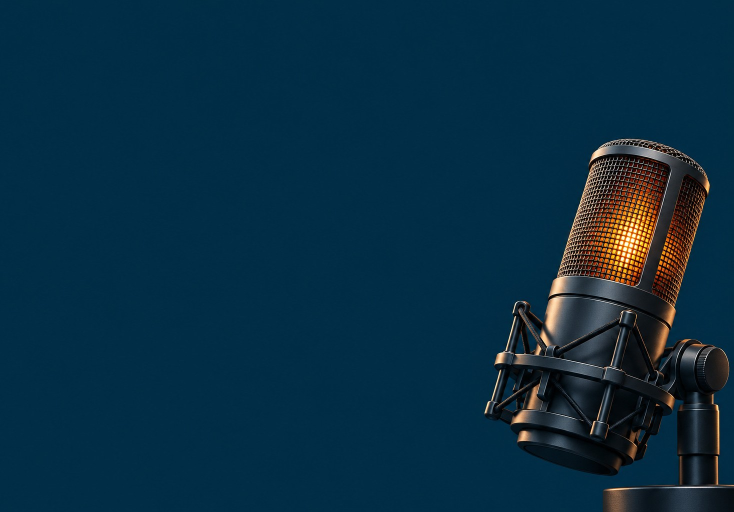
#> input picture archive/decks/examples/media/ai_voice_agents.jpg, 1467 x 1024 px (shown at 1/2 size)
$ python page_lift.py ../../archive/decks/examples/media/ai_voice_agents.jpg out.png
#> lines starting #> are read from the running program, lines starting #| are printed output that depends on the picture; after the words box and inside, x2 and y2 are one past the last pixel; in counts of white or black regions, pixels touching at a corner belong together
"""Usage: python3 page_lift.py in.png out.webp [--w 2400 --h 1680 --blur 20 --distance 30 --curve 50 --intensity 50 --quality 92]"""
import argparse
from PIL import Image, ImageDraw, ImageFilter

def page_lift(src, W=2400, H=1680, blur=20, distance=30, curve=50, intensity=50, ss=2):
    k = W / 1000 * ss
    CW, CH = W*ss, H*ss
    d = distance * k * 0.6
    b = blur * k * 0.5
    margin_bottom = d + b*1.6
    sh = int(CH - margin_bottom - 30*ss)
    img = Image.open(src).convert("RGBA")
    sw = int(sh * img.width / img.height)
    x0, y0 = (CW - sw)//2, int(30*ss*0.6)
    slide = img.resize((sw, sh), Image.LANCZOS)
    sag = d * (curve/50)
    inset = sw * 0.02
    pts = [(x0+inset, y0+sh-d)]
    n = 60
    for i in range(n+1):
        t = i/n
        pts.append((x0+inset + t*(sw-2*inset), y0 + sh + d*0.25 + sag*(1-(2*t-1)**2)))
    pts.append((x0+sw-inset, y0+sh-d))
    mask = Image.new("L", (CW, CH), 0)
    ImageDraw.Draw(mask).polygon(pts, fill=int(255*intensity/100))
    mask = mask.filter(ImageFilter.GaussianBlur(b))
    canvas = Image.new("RGBA", (CW, CH), (0, 0, 0, 0))
    canvas.putalpha(mask)
    canvas.alpha_composite(slide, (x0, y0))
    return canvas.resize((W, H), Image.LANCZOS)

if __name__ == "__main__":
    p = argparse.ArgumentParser()
    p.add_argument("src"); p.add_argument("dst")
    for a, v in [("w",2400),("h",1680),("blur",20),("distance",30),("curve",50),("intensity",50)]:
        p.add_argument(f"--{a}", type=int, default=v)
    p.add_argument("--quality", type=int, default=92)
    a = p.parse_args()
    out = page_lift(a.src, a.w, a.h, a.blur, a.distance, a.curve, a.intensity)
#> in page_lift, `mask = Image.new("L", (CW, CH), 0)`: mask: PIL image 4800x3360 L; every value is 0
#> in page_lift, `ImageDraw.Draw(mask).polygon(pts, fill=int(255*intensity/100))`:
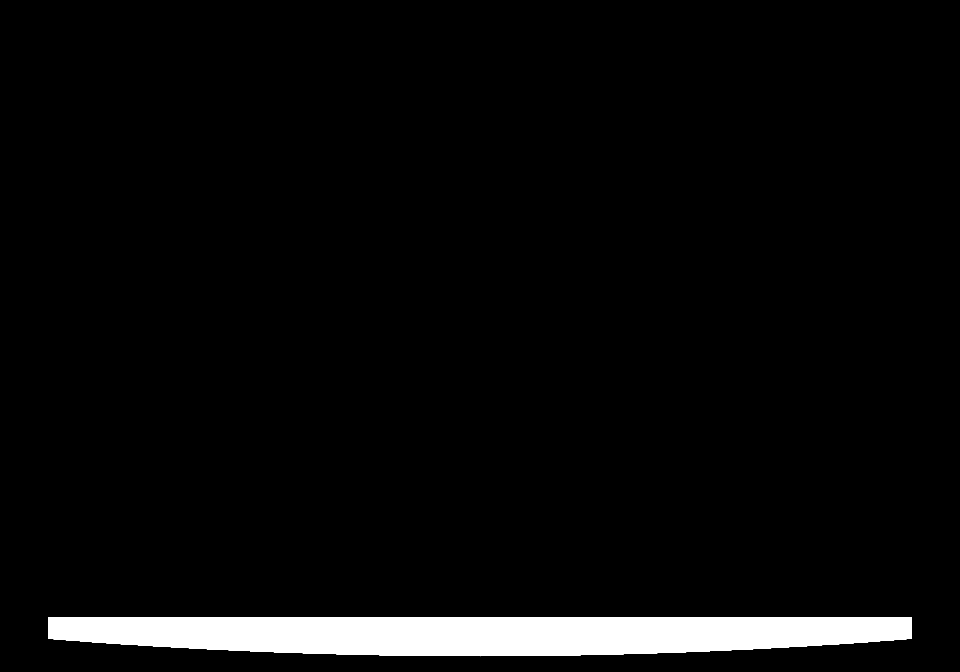
#> mask: PIL image 4800x3360 L (shown at 1/5 size); values 0 (black) and 127 (white), 4.4% white; 1 white region, box (x1, y1, x2, y2) and area: (243, 3085, 4557, 3281) 717337
#> in page_lift, `mask = mask.filter(ImageFilter.GaussianBlur(b))`:
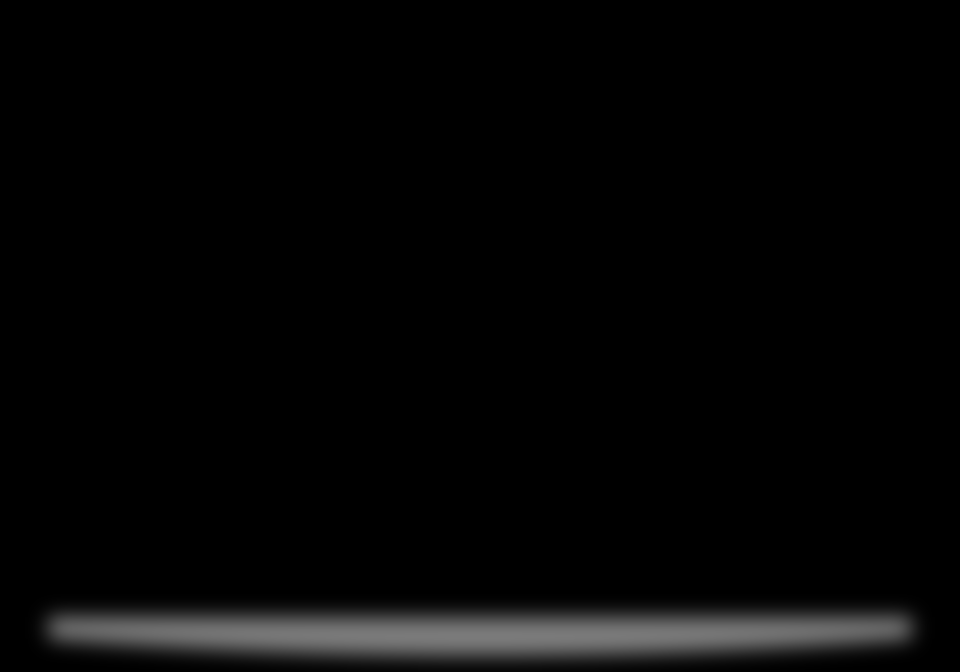
#> mask: PIL image 4800x3360 L (shown at 1/5 size); min 0, max 122, mean 5.6
#> in page_lift, `canvas = Image.new("RGBA", (CW, CH), (0, 0, 0, 0))`: canvas: PIL image 4800x3360 RGBA; every value is 0
#> in page_lift, `canvas.putalpha(mask)`:
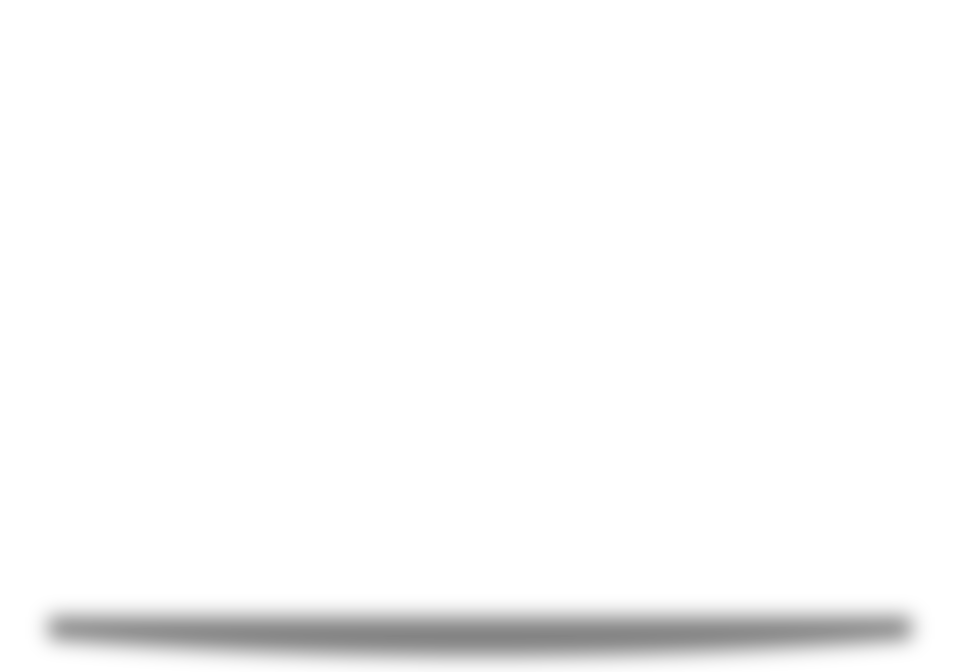
#> canvas: PIL image 4800x3360 RGBA (shown at 1/5 size); mean R, G, B, A 0, 0, 0, 5.6; transparent parts drawn white
#> in page_lift, `canvas.alpha_composite(slide, (x0, y0))`:
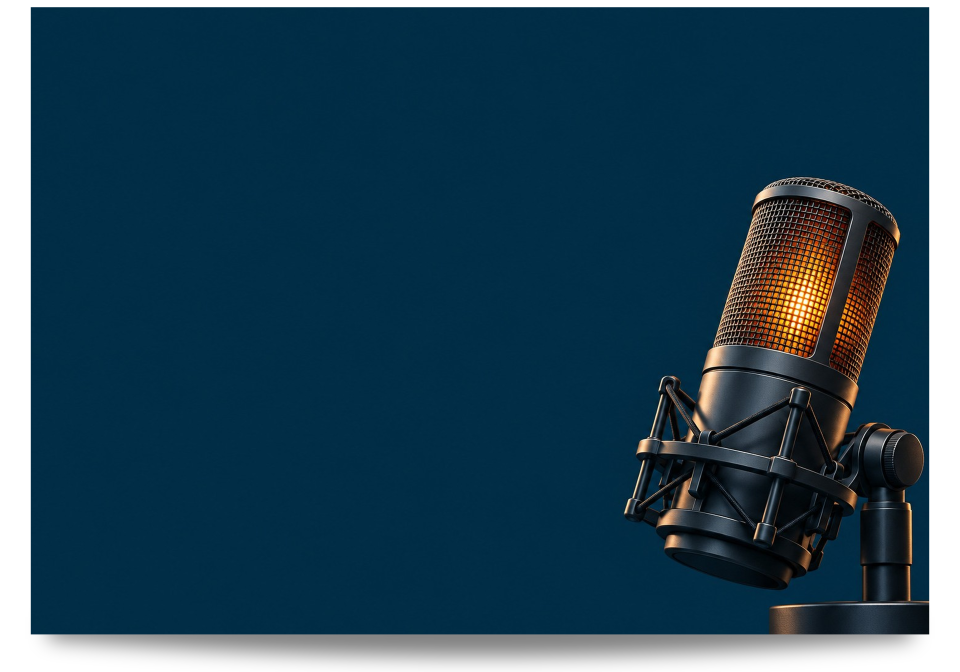
#> canvas: PIL image 4800x3360 RGBA (shown at 1/5 size); mean R, G, B, A 8.2, 39.9, 57.8, 225.5; transparent parts drawn white
    if a.dst.lower().endswith(".webp"):
        out.save(a.dst, "WEBP", quality=a.quality, alpha_quality=100, method=6)
    else:
        out.save(a.dst, optimize=True)
